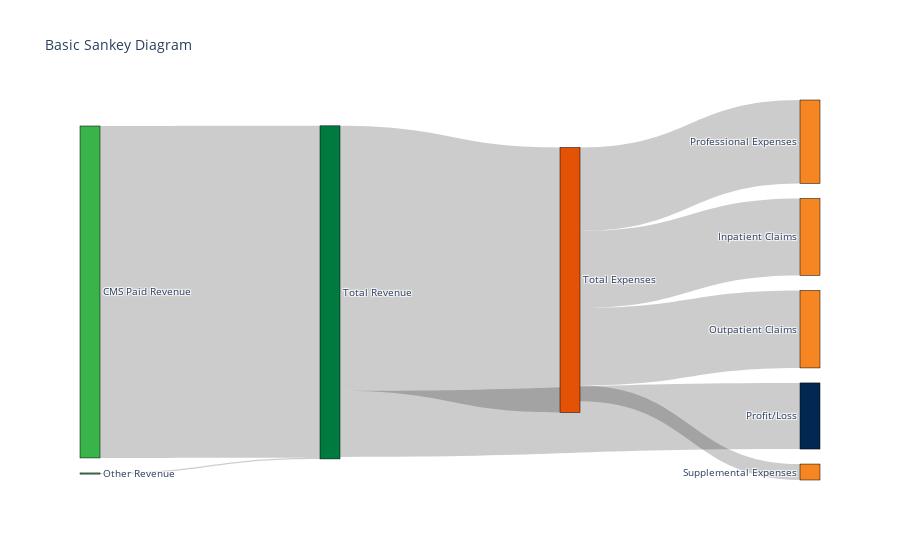

The notebook cell this image was saved under:
### Code cell
import plotly.graph_objects as go

fig = go.Figure(data=[go.Sankey(
    node = dict(
      pad = 15,
      thickness = 20,
      line = dict(color = "black", width = 0.5),
      label = ["CMS Paid Revenue", "Other Revenue", "Total Revenue", 'Profit/Loss','Total Expenses', 'Inpatient Claims', 'Outpatient Claims', 'Professional Expenses', 'Supplemental Expenses', 'Other Expenses'],
      color = ['#39B44A','#39B44A', '#007A3E', '#002850', '#E35205','#F68621','#F68621','#F68621','#F68621']
    ),
    link = dict(
      source = [0, 1, 2, 2, 4,4,4,4], # indices correspond to labels, eg A1, A2, A1, B1, ...
      target = [2, 2, 3, 4, 5,6,7,8],
      value = [1165, 4, 232,930, 270,272,293,56,39]
  ))])

fig.update_layout(title_text="Basic Sankey Diagram", font_size=10)
fig.show()

### Figure 1 — Plotly figure (JSON) as saved in the notebook; plotly's stock layout.template omitted (floating-point values rounded to 4 significant figures)
{"data": [{"link": {"source": [0, 1, 2, 2, 4, 4, 4, 4], "target": [2, 2, 3, 4, 5, 6, 7, 8], "value": [1165, 4, 232, 930, 270, 272, 293, 56, 39]}, "node": {"color": ["#39B44A", "#39B44A", "#007A3E", "#002850", "#E35205", "#F68621", "#F68621", "#F68621", "#F68621"], "label": ["CMS Paid Revenue", "Other Revenue", "Total Revenue", "Profit/Loss", "Total Expenses", "Inpatient Claims", "Outpatient Claims", "Professional Expenses", "Supplemental Expenses", "Other Expenses"], "line": {"color": "black", "width": 0.5}, "pad": 15, "thickness": 20}, "type": "sankey"}], "layout": {"font": {"size": 10}, "title": {"text": "Basic Sankey Diagram"}}}
